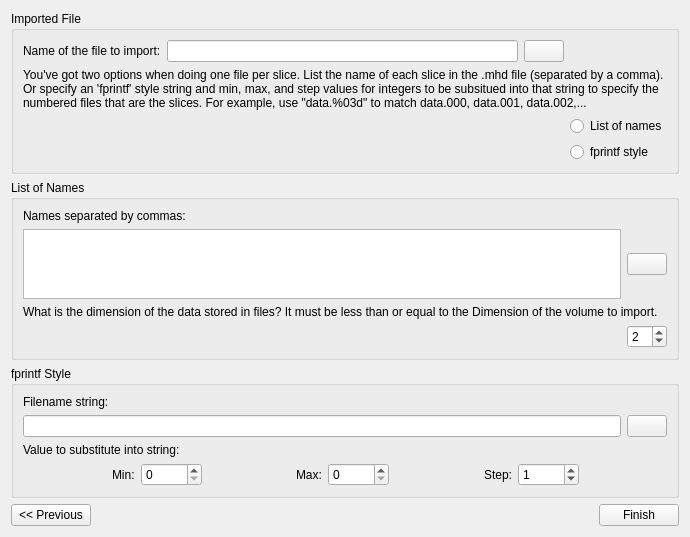
      <widget class="QWidget" name="page_6">
       <property name="sizePolicy">
        <sizepolicy hsizetype="Preferred" vsizetype="Ignored">
         <horstretch>0</horstretch>
         <verstretch>0</verstretch>
        </sizepolicy>
       </property>
       <layout class="QGridLayout">
        <item row="0" column="0">
         <widget class="QGroupBox" name="oneFileGroupBox">
          <property name="title">
           <string>Imported File</string>
          </property>
          <layout class="QGridLayout">
           <item row="0" column="0">
            <widget class="QLabel" name="importFileNameLabel">
             <property name="text">
              <string>Name of the file to import:</string>
             </property>
             <property name="scaledContents">
              <bool>true</bool>
             </property>
            </widget>
           </item>
           <item row="0" column="1">
            <widget class="QLineEdit" name="importFileLineEdit"/>
           </item>
           <item row="0" column="2">
            <widget class="QPushButton" name="importFilePushButton">
             <property name="text">
              <string/>
             </property>
            </widget>
           </item>
           <item row="1" column="0" colspan="4">
            <widget class="QLabel" name="importFileNamesLabel">
             <property name="text">
              <string>You've got two options when doing one file per slice. List the name of each slice in the .mhd file (separated by a comma). Or specify an 'fprintf' style string and min, max, and step values for integers to be subsitued into that string to specify the numbered files that are the slices. For example, use &quot;data.%03d&quot; to match data.000, data.001, data.002,...</string>
             </property>
             <property name="scaledContents">
              <bool>true</bool>
             </property>
             <property name="alignment">
              <set>Qt::AlignLeading|Qt::AlignLeft|Qt::AlignTop</set>
             </property>
             <property name="wordWrap">
              <bool>true</bool>
             </property>
            </widget>
           </item>
           <item row="2" column="0" colspan="3">
            <spacer>
             <property name="orientation">
              <enum>Qt::Horizontal</enum>
             </property>
             <property name="sizeHint" stdset="0">
              <size>
               <width>541</width>
               <height>20</height>
              </size>
             </property>
            </spacer>
           </item>
           <item row="2" column="3">
            <widget class="QRadioButton" name="listOfNamesRadioButton">
             <property name="text">
              <string>List of names</string>
             </property>
            </widget>
           </item>
           <item row="3" column="0" colspan="3">
            <spacer>
             <property name="orientation">
              <enum>Qt::Horizontal</enum>
             </property>
             <property name="sizeHint" stdset="0">
              <size>
               <width>541</width>
               <height>20</height>
              </size>
             </property>
            </spacer>
           </item>
           <item row="3" column="3">
            <widget class="QRadioButton" name="fprintfRadioButton">
             <property name="text">
              <string>fprintf style</string>
             </property>
            </widget>
           </item>
          </layout>
         </widget>
        </item>
        <item row="1" column="0">
         <widget class="QGroupBox" name="listOfNamesGroupBox">
          <property name="title">
           <string>List of Names</string>
          </property>
          <layout class="QGridLayout">
           <item row="0" column="0" colspan="2">
            <widget class="QLabel" name="label_7">
             <property name="text">
              <string>Names separated by commas:</string>
             </property>
            </widget>
           </item>
           <item row="1" column="0">
            <widget class="QTextEdit" name="importFilenamesTextEdit">
             <property name="sizePolicy">
              <sizepolicy hsizetype="Expanding" vsizetype="Minimum">
               <horstretch>0</horstretch>
               <verstretch>0</verstretch>
              </sizepolicy>
             </property>
             <property name="maximumSize">
              <size>
               <width>16777215</width>
               <height>70</height>
              </size>
             </property>
            </widget>
           </item>
           <item row="1" column="1">
            <widget class="QPushButton" name="importFileNamesPushButton">
             <property name="text">
              <string/>
             </property>
            </widget>
           </item>
           <item row="2" column="0" colspan="2">
            <widget class="QLabel" name="label_6">
             <property name="text">
              <string>What is the dimension of the data stored in files? It must be less than or equal to the Dimension of the volume to import.</string>
             </property>
             <property name="scaledContents">
              <bool>true</bool>
             </property>
             <property name="wordWrap">
              <bool>true</bool>
             </property>
            </widget>
           </item>
           <item row="3" column="0">
            <spacer>
             <property name="orientation">
              <enum>Qt::Horizontal</enum>
             </property>
             <property name="sizeHint" stdset="0">
              <size>
               <width>421</width>
               <height>20</height>
              </size>
             </property>
            </spacer>
           </item>
           <item row="3" column="1">
            <widget class="QSpinBox" name="importFilesDimensionSpinBox">
             <property name="minimum">
              <number>1</number>
             </property>
             <property name="maximum">
              <number>9</number>
             </property>
             <property name="value">
              <number>2</number>
             </property>
            </widget>
           </item>
          </layout>
         </widget>
        </item>
        <item row="2" column="0">
         <widget class="QGroupBox" name="fprintfGroupBox">
          <property name="title">
           <string>fprintf Style</string>
          </property>
          <layout class="QGridLayout">
           <item row="0" column="0" colspan="10">
            <widget class="QLabel" name="label_8">
             <property name="text">
              <string>Filename string:</string>
             </property>
            </widget>
           </item>
           <item row="1" column="0" colspan="10">
            <layout class="QHBoxLayout">
             <item>
              <widget class="QLineEdit" name="importFileNamesLineEdit"/>
             </item>
             <item>
              <widget class="QPushButton" name="importFileNamesFPrintFPushButton">
               <property name="text">
                <string/>
               </property>
              </widget>
             </item>
            </layout>
           </item>
           <item row="2" column="0" colspan="10">
            <widget class="QLabel" name="label_9">
             <property name="text">
              <string>Value to substitute into string:</string>
             </property>
            </widget>
           </item>
           <item row="3" column="0">
            <spacer>
             <property name="orientation">
              <enum>Qt::Horizontal</enum>
             </property>
             <property name="sizeHint" stdset="0">
              <size>
               <width>51</width>
               <height>20</height>
              </size>
             </property>
            </spacer>
           </item>
           <item row="3" column="1">
            <widget class="QLabel" name="label_11">
             <property name="text">
              <string>Min:</string>
             </property>
            </widget>
           </item>
           <item row="3" column="2">
            <widget class="QSpinBox" name="importFPrintFMinSpinBox">
             <property name="maximum">
              <number>10000</number>
             </property>
            </widget>
           </item>
           <item row="3" column="3">
            <spacer>
             <property name="orientation">
              <enum>Qt::Horizontal</enum>
             </property>
             <property name="sizeHint" stdset="0">
              <size>
               <width>41</width>
               <height>20</height>
              </size>
             </property>
            </spacer>
           </item>
           <item row="3" column="4">
            <widget class="QLabel" name="label_12">
             <property name="text">
              <string>Max:</string>
             </property>
            </widget>
           </item>
           <item row="3" column="5">
            <widget class="QSpinBox" name="importFPrintFMaxSpinBox">
             <property name="maximum">
              <number>10000</number>
             </property>
            </widget>
           </item>
           <item row="3" column="6">
            <spacer>
             <property name="orientation">
              <enum>Qt::Horizontal</enum>
             </property>
             <property name="sizeHint" stdset="0">
              <size>
               <width>31</width>
               <height>20</height>
              </size>
             </property>
            </spacer>
           </item>
           <item row="3" column="7">
            <widget class="QLabel" name="label_13">
             <property name="text">
              <string>Step:</string>
             </property>
            </widget>
           </item>
           <item row="3" column="8">
            <widget class="QSpinBox" name="importFPrintFStepSpinBox">
             <property name="maximum">
              <number>10000</number>
             </property>
             <property name="value">
              <number>1</number>
             </property>
            </widget>
           </item>
           <item row="3" column="9">
            <spacer>
             <property name="orientation">
              <enum>Qt::Horizontal</enum>
             </property>
             <property name="sizeHint" stdset="0">
              <size>
               <width>41</width>
               <height>20</height>
              </size>
             </property>
            </spacer>
           </item>
          </layout>
         </widget>
        </item>
        <item row="3" column="0">
         <spacer>
          <property name="orientation">
           <enum>Qt::Vertical</enum>
          </property>
          <property name="sizeHint" stdset="0">
           <size>
            <width>20</width>
            <height>0</height>
           </size>
          </property>
         </spacer>
        </item>
        <item row="4" column="0">
         <layout class="QHBoxLayout">
          <item>
           <widget class="QPushButton" name="page6PreviousPushButton">
            <property name="text">
             <string>&lt;&lt; Previous</string>
            </property>
           </widget>
          </item>
          <item>
           <spacer>
            <property name="orientation">
             <enum>Qt::Horizontal</enum>
            </property>
            <property name="sizeHint" stdset="0">
             <size>
              <width>451</width>
              <height>20</height>
             </size>
            </property>
           </spacer>
          </item>
          <item>
           <widget class="QPushButton" name="page6NextPushButton">
            <property name="text">
             <string>Finish</string>
            </property>
           </widget>
          </item>
         </layout>
        </item>
       </layout>
      </widget>
